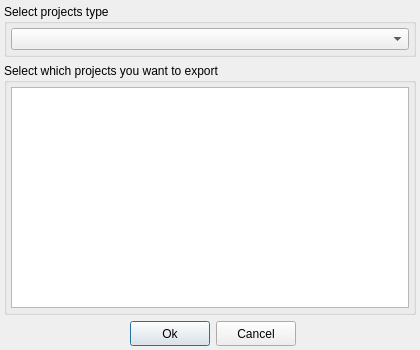
<?xml version="1.0" encoding="UTF-8"?>
<ui version="4.0">
 <class>DeployProjectDialog</class>
 <widget class="QDialog" name="DeployProjectDialog">
  <property name="windowModality">
   <enum>Qt::ApplicationModal</enum>
  </property>
  <property name="geometry">
   <rect>
    <x>0</x>
    <y>0</y>
    <width>420</width>
    <height>350</height>
   </rect>
  </property>
  <property name="sizePolicy">
   <sizepolicy hsizetype="Preferred" vsizetype="Preferred">
    <horstretch>0</horstretch>
    <verstretch>0</verstretch>
   </sizepolicy>
  </property>
  <property name="minimumSize">
   <size>
    <width>420</width>
    <height>350</height>
   </size>
  </property>
  <property name="maximumSize">
   <size>
    <width>420</width>
    <height>350</height>
   </size>
  </property>
  <property name="toolTip">
   <string notr="true"/>
  </property>
  <property name="statusTip">
   <string notr="true"/>
  </property>
  <property name="whatsThis">
   <string notr="true"/>
  </property>
  <property name="accessibleName">
   <string notr="true"/>
  </property>
  <property name="accessibleDescription">
   <string notr="true"/>
  </property>
  <property name="locale">
   <locale language="English" country="UnitedStates"/>
  </property>
  <property name="windowFilePath">
   <string notr="true"/>
  </property>
  <layout class="QVBoxLayout" name="verticalLayout_3">
   <property name="sizeConstraint">
    <enum>QLayout::SetDefaultConstraint</enum>
   </property>
   <property name="margin">
    <number>4</number>
   </property>
   <item>
    <widget class="QGroupBox" name="gbProjectType">
     <property name="enabled">
      <bool>true</bool>
     </property>
     <property name="minimumSize">
      <size>
       <width>0</width>
       <height>0</height>
      </size>
     </property>
     <property name="maximumSize">
      <size>
       <width>16777215</width>
       <height>16777215</height>
      </size>
     </property>
     <property name="focusPolicy">
      <enum>Qt::NoFocus</enum>
     </property>
     <property name="contextMenuPolicy">
      <enum>Qt::NoContextMenu</enum>
     </property>
     <property name="toolTip">
      <string notr="true"/>
     </property>
     <property name="statusTip">
      <string notr="true"/>
     </property>
     <property name="whatsThis">
      <string notr="true"/>
     </property>
     <property name="accessibleName">
      <string notr="true"/>
     </property>
     <property name="accessibleDescription">
      <string notr="true"/>
     </property>
     <property name="title">
      <string>Select projects type</string>
     </property>
     <layout class="QVBoxLayout" name="verticalLayout_2">
      <property name="margin">
       <number>4</number>
      </property>
      <item>
       <widget class="QComboBox" name="cbCompatibleProjectTypes">
        <property name="toolTip">
         <string notr="true"/>
        </property>
        <property name="statusTip">
         <string notr="true"/>
        </property>
        <property name="whatsThis">
         <string notr="true"/>
        </property>
        <property name="accessibleName">
         <string notr="true"/>
        </property>
        <property name="accessibleDescription">
         <string notr="true"/>
        </property>
       </widget>
      </item>
     </layout>
    </widget>
   </item>
   <item>
    <widget class="QGroupBox" name="gbProjectsList">
     <property name="enabled">
      <bool>true</bool>
     </property>
     <property name="sizePolicy">
      <sizepolicy hsizetype="Preferred" vsizetype="MinimumExpanding">
       <horstretch>0</horstretch>
       <verstretch>0</verstretch>
      </sizepolicy>
     </property>
     <property name="minimumSize">
      <size>
       <width>0</width>
       <height>0</height>
      </size>
     </property>
     <property name="maximumSize">
      <size>
       <width>16777215</width>
       <height>16777215</height>
      </size>
     </property>
     <property name="focusPolicy">
      <enum>Qt::NoFocus</enum>
     </property>
     <property name="contextMenuPolicy">
      <enum>Qt::NoContextMenu</enum>
     </property>
     <property name="toolTip">
      <string notr="true"/>
     </property>
     <property name="statusTip">
      <string notr="true"/>
     </property>
     <property name="whatsThis">
      <string notr="true"/>
     </property>
     <property name="accessibleName">
      <string notr="true"/>
     </property>
     <property name="accessibleDescription">
      <string notr="true"/>
     </property>
     <property name="title">
      <string>Select which projects you want to export</string>
     </property>
     <layout class="QVBoxLayout" name="verticalLayout">
      <property name="margin">
       <number>4</number>
      </property>
      <item>
       <widget class="QTreeWidget" name="tvProjects">
        <property name="focusPolicy">
         <enum>Qt::NoFocus</enum>
        </property>
        <property name="styleSheet">
         <string notr="true">QTreeView#tvProjects {show-decoration-selected: 1;}
QTreeView#tvProjects::item {padding:4px 0px;}</string>
        </property>
        <property name="editTriggers">
         <set>QAbstractItemView::NoEditTriggers</set>
        </property>
        <property name="showDropIndicator" stdset="0">
         <bool>false</bool>
        </property>
        <property name="horizontalScrollMode">
         <enum>QAbstractItemView::ScrollPerItem</enum>
        </property>
        <property name="uniformRowHeights">
         <bool>true</bool>
        </property>
        <property name="animated">
         <bool>true</bool>
        </property>
        <property name="headerHidden">
         <bool>true</bool>
        </property>
        <column>
         <property name="text">
          <string notr="true">1</string>
         </property>
        </column>
       </widget>
      </item>
     </layout>
    </widget>
   </item>
   <item>
    <widget class="QWidget" name="buttonBar" native="true">
     <property name="minimumSize">
      <size>
       <width>0</width>
       <height>0</height>
      </size>
     </property>
     <property name="maximumSize">
      <size>
       <width>16777215</width>
       <height>16777215</height>
      </size>
     </property>
     <property name="toolTip">
      <string/>
     </property>
     <property name="statusTip">
      <string/>
     </property>
     <property name="whatsThis">
      <string/>
     </property>
     <property name="accessibleName">
      <string/>
     </property>
     <property name="accessibleDescription">
      <string/>
     </property>
     <layout class="QFormLayout" name="formLayout">
      <property name="fieldGrowthPolicy">
       <enum>QFormLayout::ExpandingFieldsGrow</enum>
      </property>
      <property name="formAlignment">
       <set>Qt::AlignHCenter|Qt::AlignTop</set>
      </property>
      <property name="margin">
       <number>0</number>
      </property>
      <item row="0" column="0">
       <widget class="QPushButton" name="btnOk">
        <property name="minimumSize">
         <size>
          <width>0</width>
          <height>25</height>
         </size>
        </property>
        <property name="toolTip">
         <string/>
        </property>
        <property name="statusTip">
         <string/>
        </property>
        <property name="whatsThis">
         <string/>
        </property>
        <property name="accessibleName">
         <string/>
        </property>
        <property name="accessibleDescription">
         <string/>
        </property>
        <property name="text">
         <string>Ok</string>
        </property>
        <property name="default">
         <bool>true</bool>
        </property>
       </widget>
      </item>
      <item row="0" column="1">
       <widget class="QPushButton" name="btnCancel">
        <property name="minimumSize">
         <size>
          <width>0</width>
          <height>25</height>
         </size>
        </property>
        <property name="toolTip">
         <string/>
        </property>
        <property name="statusTip">
         <string/>
        </property>
        <property name="whatsThis">
         <string/>
        </property>
        <property name="accessibleName">
         <string/>
        </property>
        <property name="accessibleDescription">
         <string/>
        </property>
        <property name="text">
         <string>Cancel</string>
        </property>
       </widget>
      </item>
     </layout>
    </widget>
   </item>
  </layout>
 </widget>
 <resources/>
 <connections>
  <connection>
   <sender>btnOk</sender>
   <signal>clicked()</signal>
   <receiver>DeployProjectDialog</receiver>
   <slot>accept()</slot>
   <hints>
    <hint type="sourcelabel">
     <x>163</x>
     <y>330</y>
    </hint>
    <hint type="destinationlabel">
     <x>162</x>
     <y>-13</y>
    </hint>
   </hints>
  </connection>
  <connection>
   <sender>btnCancel</sender>
   <signal>clicked()</signal>
   <receiver>DeployProjectDialog</receiver>
   <slot>reject()</slot>
   <hints>
    <hint type="sourcelabel">
     <x>257</x>
     <y>330</y>
    </hint>
    <hint type="destinationlabel">
     <x>250</x>
     <y>-11</y>
    </hint>
   </hints>
  </connection>
 </connections>
</ui>
